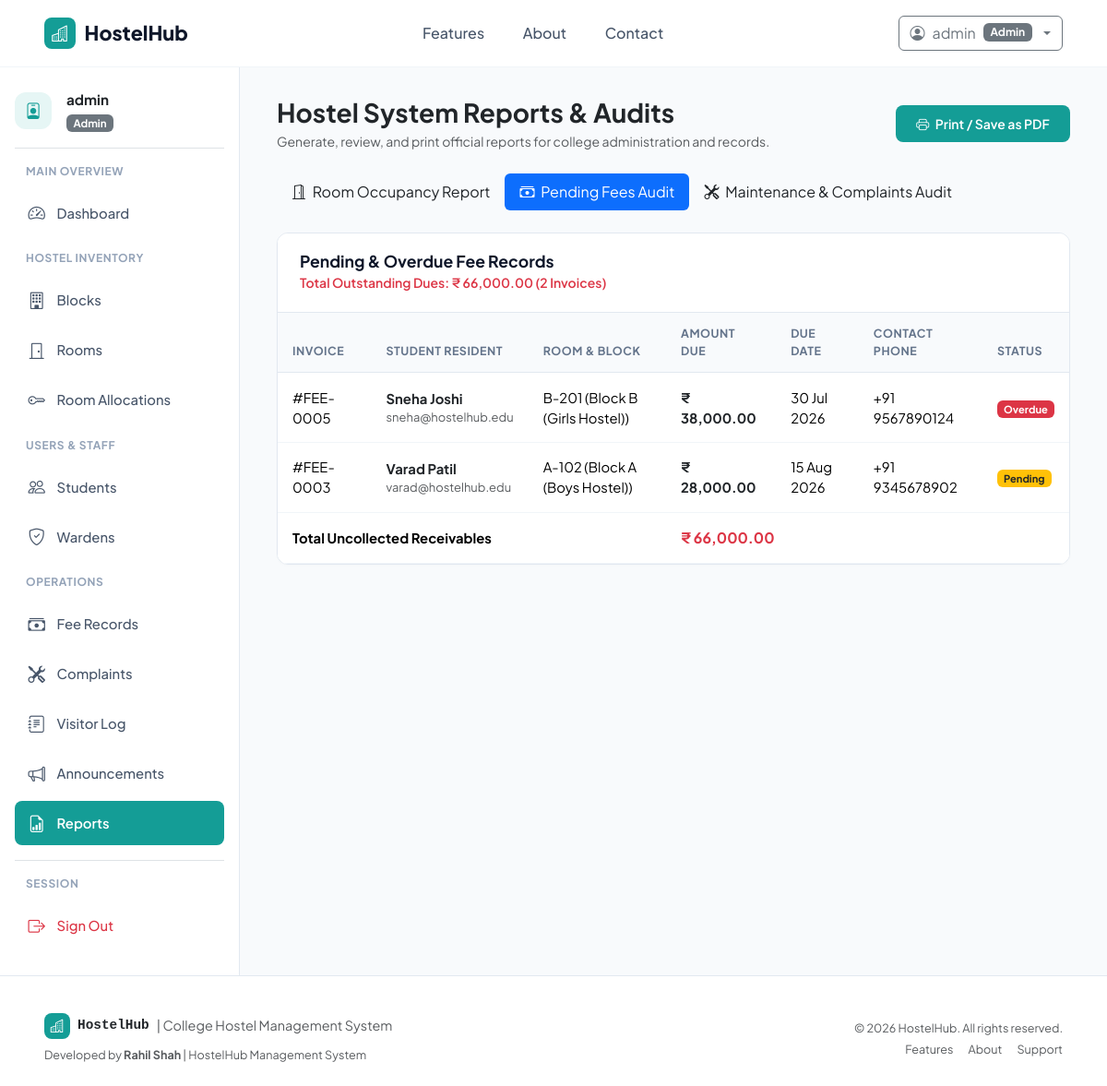
The app's page /admin/reports.php?tab=fees (signed in) with its own data.
### tables this page shows
CREATE TABLE `fees` (
    `FeeID` INT AUTO_INCREMENT PRIMARY KEY,
    `StudentID` INT NOT NULL,
    `Title` VARCHAR(100) NOT NULL DEFAULT 'Hostel & Mess Fee',
    `DueDate` DATE NOT NULL,
    `Amount` DECIMAL(10,2) NOT NULL,
    `PaidDate` DATE NULL,
    `PaymentMethod` ENUM('Cash', 'UPI', 'Net Banking', 'Card') NULL,
    `TransactionRef` VARCHAR(100) NULL,
    `Status` ENUM('Pending', 'Paid', 'Overdue') NOT NULL DEFAULT 'Pending',
    `CreatedAt` TIMESTAMP DEFAULT CURRENT_TIMESTAMP,
    FOREIGN KEY (`StudentID`) REFERENCES `students`(`StudentID`) ON DELETE CASCADE
);

CREATE TABLE `students` (
    `StudentID` INT AUTO_INCREMENT PRIMARY KEY,
    `Name` VARCHAR(100) NOT NULL,
    `Email` VARCHAR(100) NOT NULL UNIQUE,
    `Phone` VARCHAR(20) NOT NULL,
    `Gender` ENUM('Male', 'Female', 'Other') NOT NULL,
    `Course` VARCHAR(100) NOT NULL,
    `Year` INT NOT NULL DEFAULT 1,
    `EmergencyContact` VARCHAR(100) NOT NULL,
    `EmergencyPhone` VARCHAR(20) NOT NULL,
    `Address` TEXT NULL,
    `RoomID` INT NULL,
    `CreatedAt` TIMESTAMP DEFAULT CURRENT_TIMESTAMP,
    FOREIGN KEY (`RoomID`) REFERENCES `rooms`(`RoomID`) ON DELETE SET NULL
);

CREATE TABLE `rooms` (
    `RoomID` INT AUTO_INCREMENT PRIMARY KEY,
    `RoomNumber` VARCHAR(20) NOT NULL,
    `Type` VARCHAR(50) NOT NULL DEFAULT 'Double',
    `Capacity` INT NOT NULL DEFAULT 2,
    `Occupied` INT NOT NULL DEFAULT 0,
    `FeePerSemester` DECIMAL(10,2) NOT NULL DEFAULT 25000.00,
    `Status` ENUM('Available', 'Full', 'Maintenance') NOT NULL DEFAULT 'Available',
    `BlockID` INT NOT NULL,
    `CreatedAt` TIMESTAMP DEFAULT CURRENT_TIMESTAMP,
    FOREIGN KEY (`BlockID`) REFERENCES `blocks`(`BlockID`) ON DELETE CASCADE,
    UNIQUE KEY `unique_block_room` (`BlockID`, `RoomNumber`)
);

CREATE TABLE `blocks` (
    `BlockID` INT AUTO_INCREMENT PRIMARY KEY,
    `BlockName` VARCHAR(50) NOT NULL UNIQUE,
    `Gender` ENUM('Boys', 'Girls', 'Coed') NOT NULL,
    `Description` VARCHAR(255) NULL,
    `CreatedAt` TIMESTAMP DEFAULT CURRENT_TIMESTAMP
);

### admin/reports.php (the view, shortened to what this page needs)
<?php
require_once __DIR__ . '/../config/database.php';
require_once __DIR__ . '/../includes/helpers.php';
$occupancyReport = $pdo->query("
    SELECT
        b.BlockName, b.Gender,
        COUNT(DISTINCT r.RoomID) as total_rooms,
        COALESCE(SUM(r.Capacity), 0) as total_capacity,
        COALESCE(SUM(r.Occupied), 0) as total_occupied,
        (COALESCE(SUM(r.Capacity), 0) - COALESCE(SUM(r.Occupied), 0)) as vacant_beds
    FROM blocks b
    LEFT JOIN rooms r ON b.BlockID = r.BlockID
    GROUP BY b.BlockID
")->fetchAll();
$totalHostelCapacity = 0;
$totalHostelOccupied = 0;
foreach ($occupancyReport as $row) {
    $totalHostelCapacity += (int)$row['total_capacity'];
    $totalHostelOccupied += (int)$row['total_occupied'];
}
$overallRate = ($totalHostelCapacity > 0) ? round(($totalHostelOccupied / $totalHostelCapacity) * 100, 1) : 0;
$pendingFeesReport = $pdo->query("
    SELECT
        f.*, s.Name as StudentName, s.Phone as StudentPhone, s.Email,
        r.RoomNumber, b.BlockName
    FROM fees f
    JOIN students s ON f.StudentID = s.StudentID
    LEFT JOIN rooms r ON s.RoomID = r.RoomID
    LEFT JOIN blocks b ON r.BlockID = b.BlockID
    WHERE f.Status IN ('Pending', 'Overdue')
    ORDER BY f.DueDate ASC
")->fetchAll();
$totalPendingSum = 0;
foreach ($pendingFeesReport as $pf) {
    $totalPendingSum += (float)$pf['Amount'];
}
$activeTab = $_GET['tab'] ?? 'occupancy';
require_once __DIR__ . '/../includes/header.php';
?>
<div class="dashboard-container">
    <?php require_once __DIR__ . '/../includes/sidebar.php'; ?>
    <main class="main-content">
        <div class="d-flex flex-wrap justify-content-between align-items-center mb-4 gap-3 no-print">
            <div>
                <h3 class="fw-bold text-dark mb-1">Hostel System Reports & Audits</h3>
                <p class="text-muted small mb-0">Generate, review, and print official reports for college administration and records.</p>
            </div>
            <button class="btn btn-teal btn-sm" onclick="window.print()">
                <i class="bi bi-printer me-1"></i> Print / Save as PDF
            </button>
        </div>
        <ul class="nav nav-pills mb-4 no-print">
            <li class="nav-item">
                <a class="nav-link <?= $activeTab === 'occupancy' ? 'active bg-teal' : 'text-dark' ?>" href="reports.php?tab=occupancy">
                    <i class="bi bi-door-open me-1"></i> Room Occupancy Report
                </a>
            </li>
            <li class="nav-item">
                <a class="nav-link <?= $activeTab === 'fees' ? 'active bg-teal' : 'text-dark' ?>" href="reports.php?tab=fees">
                    <i class="bi bi-cash-stack me-1"></i> Pending Fees Audit
                </a>
            </li>
            <li class="nav-item">
                <a class="nav-link <?= $activeTab === 'complaints' ? 'active bg-teal' : 'text-dark' ?>" href="reports.php?tab=complaints">
                    <i class="bi bi-tools me-1"></i> Maintenance & Complaints Audit
                </a>
            </li>
        </ul>
        <?php if ($activeTab === 'occupancy'): ?>
            <div class="content-card">
                <div class="content-card-header">
                    <div>
                        <h6 class="content-card-title">Block-Wise Bed Capacity & Occupancy Status</h6>
                        <span class="small text-muted">Overall Hostel Occupancy: <strong><?= $overallRate ?>%</strong> (<?= $totalHostelOccupied ?> / <?= $totalHostelCapacity ?> Beds)</span>
                    </div>
                </div>
                <div class="table-responsive">
                    <table class="table table-custom align-middle">
                        <thead>
                            <tr>
                                <th>Hostel Block</th>
                                <th>Gender</th>
                                <th>Total Rooms</th>
                                <th>Total Capacity</th>
                                <th>Occupied Beds</th>
                                <th>Vacant Beds</th>
                                <th>Occupancy %</th>
                            </tr>
                        </thead>
                        <tbody>
                            <?php foreach ($occupancyReport as $row): ?>
                                <?php
                                    $c = (int)$row['total_capacity'];
                                    $o = (int)$row['total_occupied'];
                                    $rate = ($c > 0) ? round(($o / $c) * 100, 1) : 0;
                                ?>
                                <tr>
                                    <td><strong class="text-dark"><?= htmlspecialchars($row['BlockName']) ?></strong></td>
                                    <td><span class="badge bg-light text-dark border"><?= htmlspecialchars($row['Gender']) ?></span></td>
                                    <td><?= $row['total_rooms'] ?></td>
                                    <td><?= $c ?></td>
                                    <td><span class="fw-semibold text-teal"><?= $o ?></span></td>
                                    <td><span class="fw-semibold text-muted"><?= (int)$row['vacant_beds'] ?></span></td>
                                    <td>
                                        <div class="d-flex align-items-center gap-2">
                                            <div class="progress flex-grow-1" style="height: 6px; width: 60px;">
                                                <div class="progress-bar bg-teal" style="background-color: var(--primary-teal); width: <?= $rate ?>%;"></div>
                                            </div>
                                            <span class="small fw-bold"><?= $rate ?>%</span>
                                        </div>
                                    </td>
                                </tr>
                            <?php endforeach; ?>
                        </tbody>
                        <tfoot>
                            <tr class="fw-bold bg-light">
                                <td colspan="3">Hostel Total Summary</td>
                                <td><?= $totalHostelCapacity ?></td>
                                <td class="text-teal"><?= $totalHostelOccupied ?></td>
                                <td><?= $totalHostelCapacity - $totalHostelOccupied ?></td>
                                <td><?= $overallRate ?>%</td>
                            </tr>
                        </tfoot>
                    </table>
                </div>
            </div>
        <?php elseif ($activeTab === 'fees'): ?>
            <div class="content-card">
                <div class="content-card-header">
                    <div>
                        <h6 class="content-card-title">Pending & Overdue Fee Records</h6>
                        <span class="small text-danger fw-semibold">Total Outstanding Dues: <?= format_currency($totalPendingSum) ?> (<?= count($pendingFeesReport) ?> Invoices)</span>
                    </div>
                </div>
                <div class="table-responsive">
                    <table class="table table-custom align-middle">
                        <thead>
                            <tr>
                                <th>Invoice</th>
                                <th>Student Resident</th>
                                <th>Room & Block</th>
                                <th>Amount Due</th>
                                <th>Due Date</th>
                                <th>Contact Phone</th>
                                <th>Status</th>
                            </tr>
                        </thead>
                        <tbody>
                            <?php if (empty($pendingFeesReport)): ?>
                                <tr><td colspan="7" class="text-center py-4 text-muted">No pending or overdue fees! All accounts clear.</td></tr>
                            <?php else: ?>
                                <?php foreach ($pendingFeesReport as $pf): ?>
                                    <tr>
                                        <td>#FEE-<?= str_pad($pf['FeeID'], 4, '0', STR_PAD_LEFT) ?></td>
                                        <td>
                                            <div class="fw-bold text-dark"><?= htmlspecialchars($pf['StudentName']) ?></div>
                                            <div class="small text-muted"><?= htmlspecialchars($pf['Email']) ?></div>
                                        </td>
                                        <td><?= htmlspecialchars($pf['RoomNumber'] ?? 'Unassigned') ?> (<?= htmlspecialchars($pf['BlockName'] ?? '-') ?>)</td>
                                        <td><div class="fw-bold text-dark"><?= format_currency($pf['Amount']) ?></div></td>
                                        <td><?= format_date($pf['DueDate']) ?></td>
                                        <td><?= htmlspecialchars($pf['StudentPhone']) ?></td>
                                        <td><?= get_status_badge($pf['Status']) ?></td>
                                    </tr>
                                <?php endforeach; ?>
                            <?php endif; ?>
                        </tbody>
                        <tfoot>
                            <tr class="fw-bold bg-light">
                                <td colspan="3">Total Uncollected Receivables</td>
                                <td colspan="4" class="text-danger fs-6"><?= format_currency($totalPendingSum) ?></td>
                            </tr>
                        </tfoot>
                    </table>
                </div>
            </div>
        <?php endif; ?>
    </main>
</div>
<?php require_once __DIR__ . '/../includes/footer.php'; ?>

### includes/helpers.php (shortened to what this page needs)
<?php
function format_currency(float|int|string $amount): string {
    return '₹ ' . number_format((float)$amount, 2);
}
function format_date(?string $datetime, bool $includeTime = false): string {
    $ts = strtotime($datetime);
    return date($includeTime ? 'd M Y, h:i A' : 'd M Y', $ts);
}
function get_status_badge(string $status): string {
    $normalized = strtolower(trim($status));
    $badgeClass = match ($normalized) {
        'active', 'paid', 'resolved', 'checked in', 'available' => 'bg-success',
        'pending', 'in progress', 'double', 'triple'           => 'bg-warning text-dark',
        'overdue', 'rejected', 'full', 'inactive'              => 'bg-danger',
        'maintenance', 'vacated', 'transferred', 'checked out' => 'bg-secondary',
        default                                                => 'bg-info text-dark'
    };
    return '<span class="badge ' . $badgeClass . '">' . htmlspecialchars($status) . '</span>';
}

### assets/css/style.css (style rules this page uses)
:root { --primary-teal: #149d96; --primary-teal-hover: #0f827c; --primary-teal-light: #e6f6f5; --primary-teal-border: #b2e4e1; --text-dark: #0f172a; --text-muted: #64748b; --bg-light: #f8fafc; --bg-card: #ffffff; --border-color: #e2e8f0; --sidebar-width: 260px; }
html, body { max-width: 100%; overflow-x: hidden; }
body { font-family: 'Plus Jakarta Sans', 'Inter', -apple-system, BlinkMacSystemFont, "Segoe UI", Roboto, sans-serif; color: var(--text-dark); background-color: var(--bg-light); min-height: 100vh; display: flex; flex-direction: column; }
.btn-teal { background-color: var(--primary-teal); color: #ffffff !important; border: none; font-weight: 600; padding: 0.6rem 1.4rem; border-radius: 8px; transition: all 0.2s ease-in-out; }
.dashboard-container { display: flex; min-height: calc(100vh - 70px); }
.main-content { flex-grow: 1; padding: 2rem 2.5rem; background-color: var(--bg-light); overflow-x: hidden; }
.content-card { background: #ffffff; border: 1px solid var(--border-color); border-radius: 12px; box-shadow: 0 1px 3px rgba(0,0,0,0.02); margin-bottom: 2rem; overflow: hidden; }
.content-card-header { padding: 1.25rem 1.5rem; border-bottom: 1px solid var(--border-color); display: flex; align-items: center; justify-content: space-between; background-color: #ffffff; }
.content-card-title { font-size: 1.1rem; font-weight: 700; margin: 0; color: #0f172a; }
.table-custom { margin-bottom: 0; }
.table-custom th { font-size: 0.78rem; text-transform: uppercase; letter-spacing: 0.04em; color: #64748b; background-color: #f8fafc; border-bottom: 1px solid #e2e8f0; padding: 0.85rem 1rem; }
.table-custom td { padding: 0.95rem 1rem; vertical-align: middle; border-bottom: 1px solid #f1f5f9; font-size: 0.925rem; }

### records on screen
fees: FeeID "0005", StudentID.Name "Sneha Joshi", StudentID.Email "sneha@hostelhub.edu", rooms.RoomNumber "B-201", blocks.BlockName "Block B (Girls Hostel)", Amount "₹ 38,000.00", DueDate "30 Jul 2026", StudentID.Phone "+91 9567890124", Status "Overdue"
fees: FeeID "0003", StudentID.Name "Varad Patil", StudentID.Email "varad@hostelhub.edu", rooms.RoomNumber "A-102", blocks.BlockName "Block A (Boys Hostel)", Amount "₹ 28,000.00", DueDate "15 Aug 2026", StudentID.Phone "+91 9345678902", Status "Pending"

### other values on screen
$currentUser['Username'] "admin"
$currentUser['Role'] "Admin"
$_SESSION['user']['Username'] "admin"
$role "Admin"
format_currency($totalPendingSum) "₹ 66,000.00"
count($pendingFeesReport) "2"
APP_NAME "HostelHub"
APP_TITLE "College Hostel Management System"
